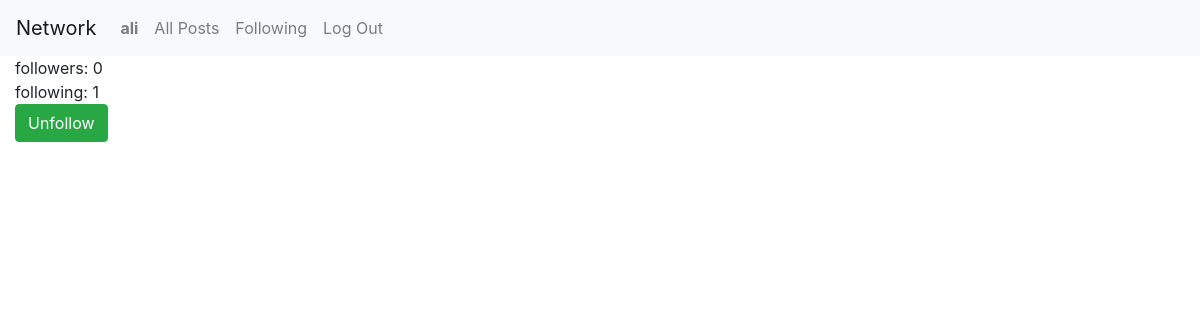
Page /saeed (signed in) on the earlier database version.
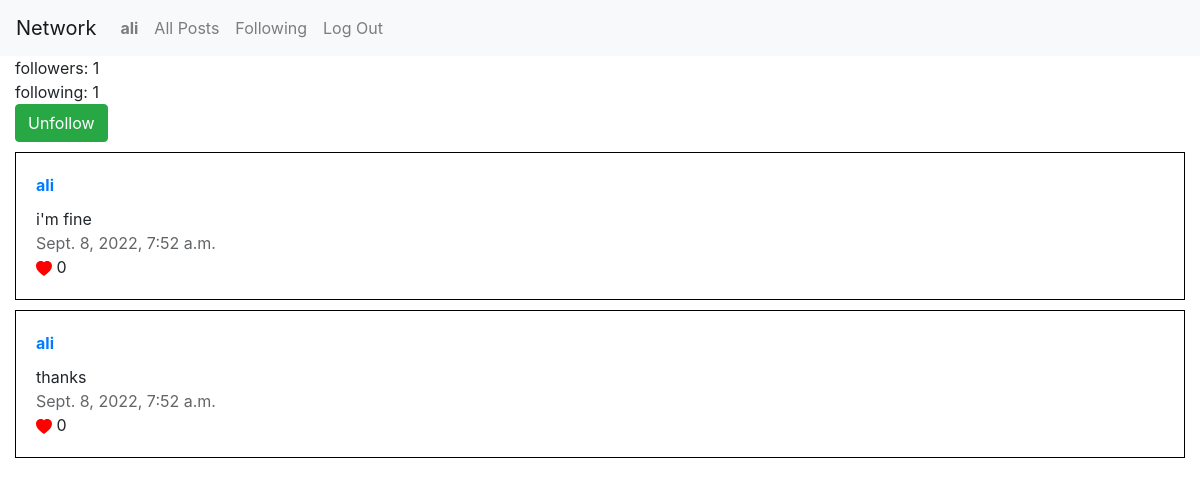
Same page on the later database version.
### network/models.py (models this page shows)
class User(AbstractUser):
    pass

class Follow(models.Model):
    follower = models.ForeignKey(User, on_delete=models.CASCADE, related_name="follower")
    followed = models.ForeignKey(User, on_delete=models.CASCADE, related_name="followed")

class Post(models.Model):
    poster = models.ForeignKey(User, on_delete=models.CASCADE, related_name="post")
    content = models.CharField(max_length=5000)
    date = models.DateTimeField(default=timezone.now)
    likes = models.IntegerField(default=0)

### network/views.py (the view)
# urls.py: path("<str:username>", views.profilePage, name="profilePage"),
def profilePage(request, username):
    user = User.objects.get(username=username)
    isFollowed = False
    for follow in user.followed.all():
        if request.user == follow.follower:
            isFollowed = True
    return render(request, "network/profilePage.html", {
        "profileUser": user,
        "isFollowed": isFollowed
    })

### network/templates/network/profilePage.html (shortened to what this page needs)
{% extends "network/layout.html" %}
{% block body %}
    <div class="container-fluid">
            <div class="followers">followers: {{ user.followed.all|length }}</div>
            <div class="following">following: {{ user.follower.all|length }}</div>
            {% if user.is_authenticated and user.id != profileUser.id and isFollowed %}
                <form action="{% url 'follow' profileUser.id %}" method="post">
                    <button type="submit" class="btn btn-success">Unfollow</button>
                </form>
            {% elif user.is_authenticated and user.id != profileUser.id %}
                <form action="{% url 'follow' profileUser.id %}" method="post">
                    {% csrf_token %}
                    <button type="submit" class="btn btn-secondary">Follow</button>
                </form>
            {% endif %}
            <div id="profilePosts">
                {% for post in user.post.all %}
                    <div class="post">
                        <div class="username"><a href="{% url 'profilePage' post.poster.username %}">{{ post.poster.username }}</a></div>
                        <div class="content">{{ post.content }}</div>
                        <div class="date">{{ post.date }}</div>
                        <dic class="likes"><svg color="red" xmlns="http://www.w3.org/2000/svg" width="16" height="16" fill="currentColor" class="bi bi-heart-fill" viewBox="0 0 16 16">
                            <path fill-rule="evenodd" d="M8 1.314C12.438-3.248 23.534 4.735 8 15-7.534 4.736 3.562-3.248 8 1.314z"/>
                        </svg> {{ post.likes }}</dic>
                    </div>
                {% endfor %}
            </div>
    </div>
{% endblock %}

### network/templates/network/layout.html (shortened to what this page needs)
{% load static %}
<!DOCTYPE html>
<html lang="en">
    <head>
        <link rel="stylesheet" href="https://stackpath.bootstrapcdn.com/bootstrap/4.4.1/css/bootstrap.min.css">
        <link href="{% static 'network/styles.css' %}" rel="stylesheet">
    </head>
    <body>
        <nav class="navbar navbar-expand-lg navbar-light bg-light">
            <a class="navbar-brand" href="#">Network</a>
            <div>
              <ul class="navbar-nav mr-auto">
                {% if user.is_authenticated %}
                    <li class="nav-item">
                        <a class="nav-link" href="" onclick="return false;"><strong>{{ user.username }}</strong></a>
                    </li>
                {% endif %}
                <li class="nav-item">
                  <a class="nav-link" href="{% url 'index' %}" id="allPosts-button">All Posts</a>
                </li>
                {% if user.is_authenticated %}
                    <li class="nav-item">
                        <a class="nav-link" href="" onclick="return false;" id="following-button">Following</a>
                    </li>
                    <li class="nav-item">
                        <a class="nav-link" href="{% url 'logout' %}">Log Out</a>
                    </li>
                {% endif %}
              </ul>
            </div>
          </nav>
        <div class="body">
            {% block body %}
            {% endblock %}
        </div>
    </body>
</html>

Differences in the rows shown:
changed User "ali": followed.all|length "0" → "1"
added Post: poster.username "ali", content "i'm fine", date "Sept. 8, 2022, 7:52 a.m.", likes "0"
added Post: poster.username "ali", content "thanks", date "Sept. 8, 2022, 7:52 a.m.", likes "0"
